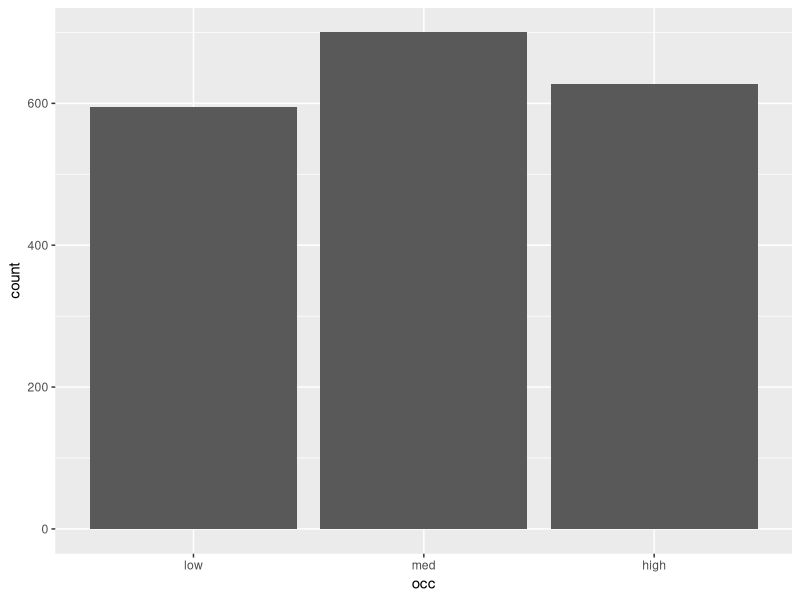
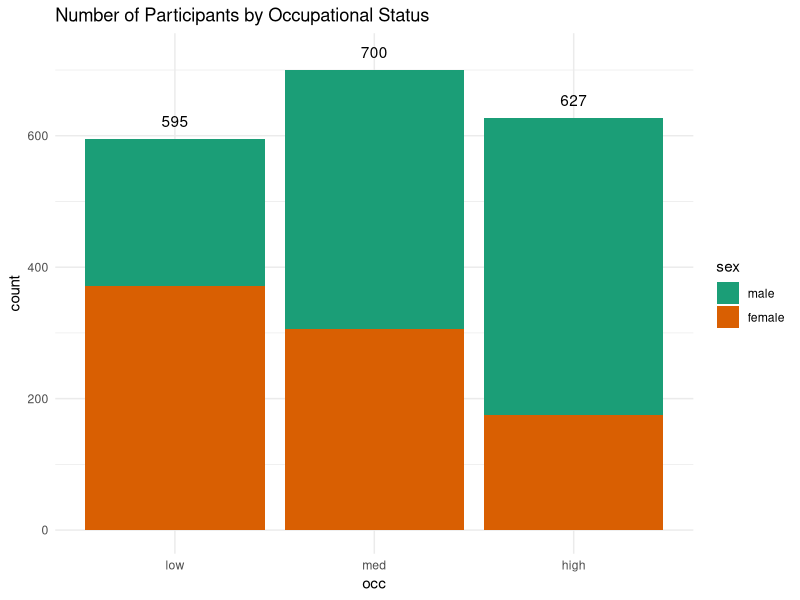
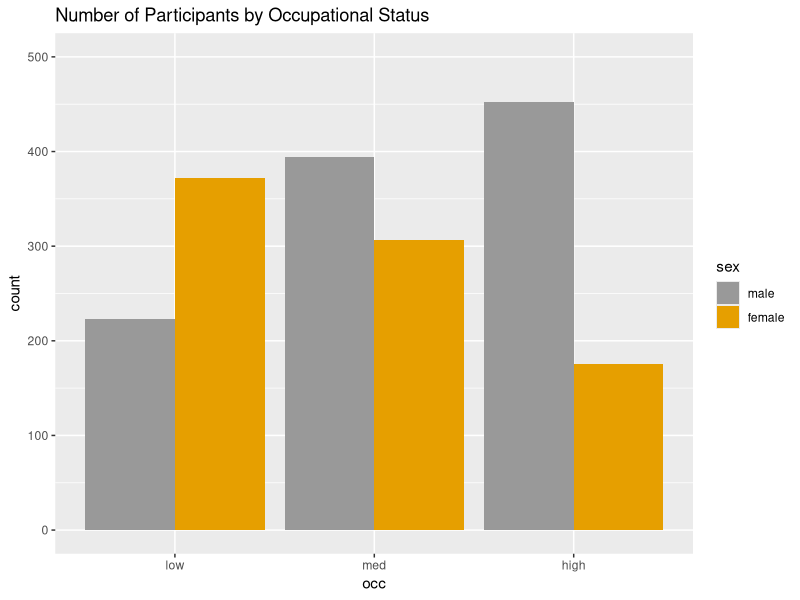
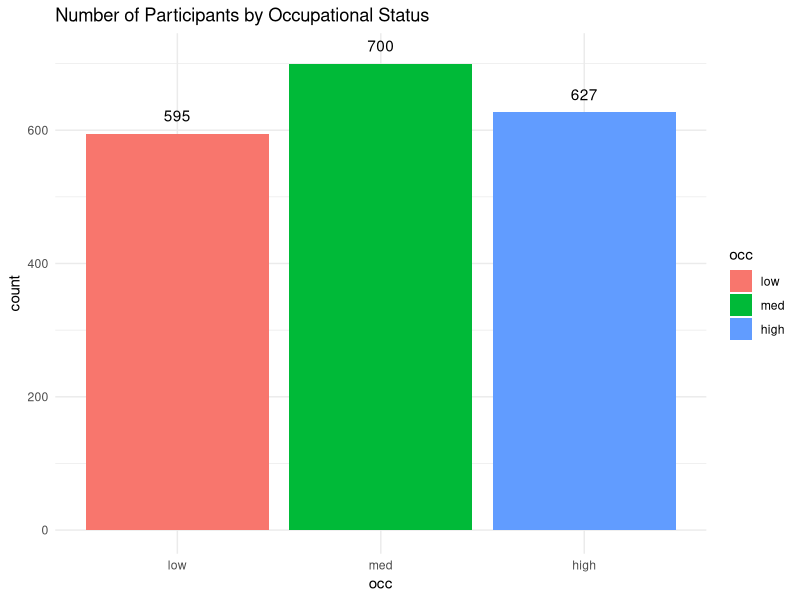
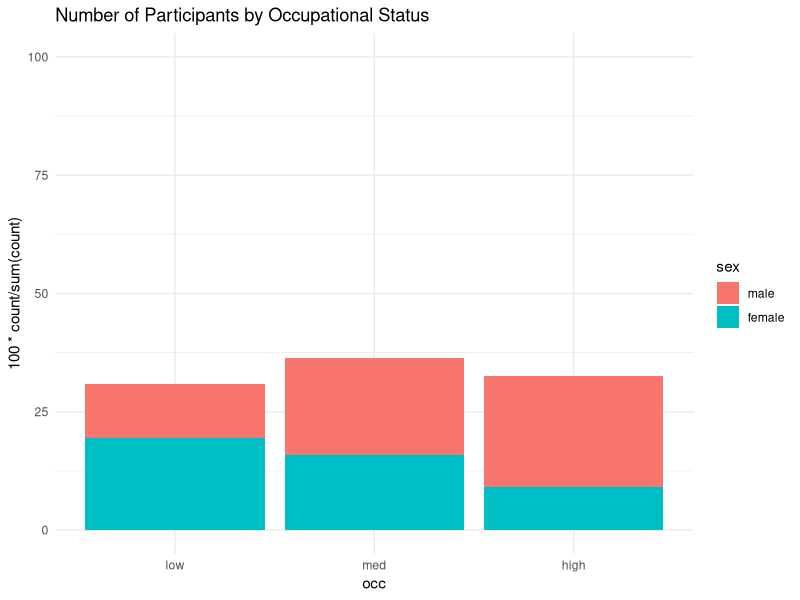
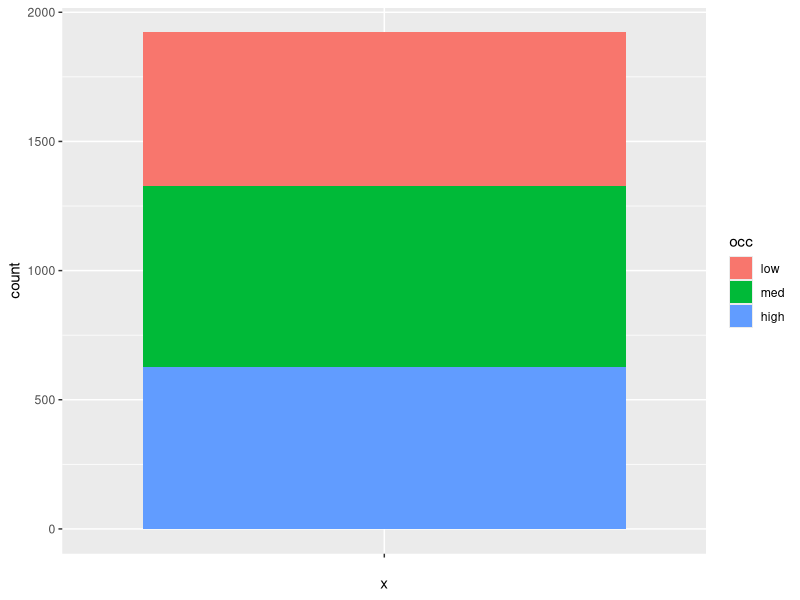
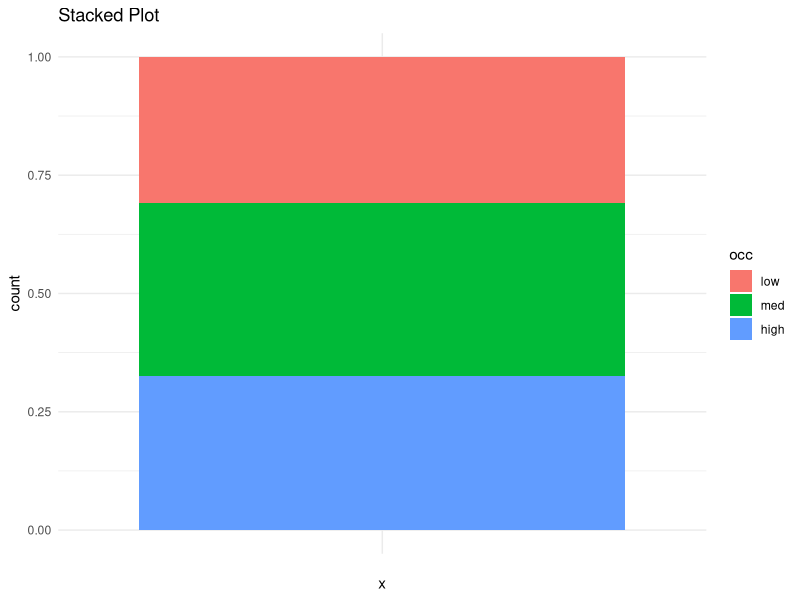
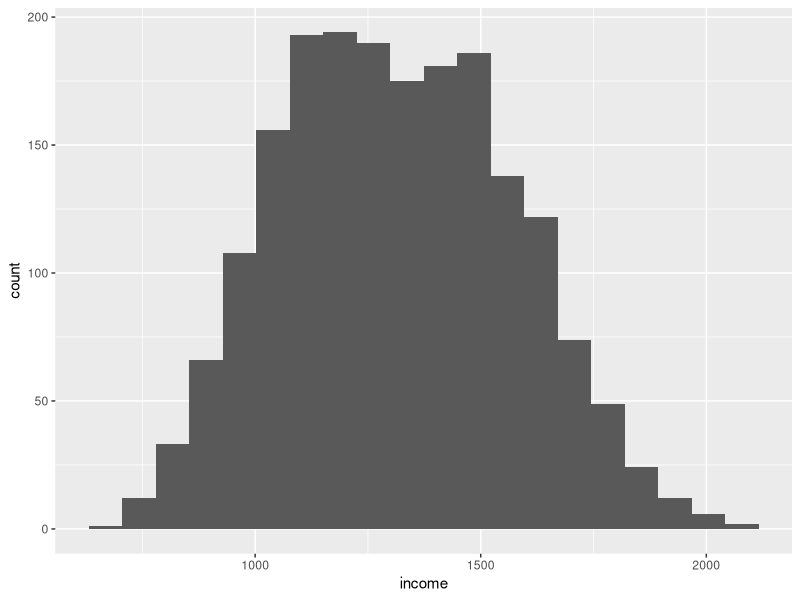

Write R code to recreate these figures, in order.
## ---- chunk 1
# import packages
library(tidyverse)
## ---- chunk 2
# Read in income data
df <- read_csv('data.csv')
head(df)
## ---- chunk 3
# summary of data
str(df)
## ---- chunk 4
# change order of factor levels for 'occ' and 'edu' to be low, med, high
df$occ <- factor(df$occ, levels = c('low', 'med', 'high'))
df$edu <- factor(df$edu, levels = c('low', 'med', 'high'))
## ---- chunk 5
# change 'sex' variable to male & female
df$sex <- factor(df$sex, levels = c('m', 'f'), labels = c('male', 'female'))
## ---- chunk 6
# create a bar plot that counts people with low, medium, and high occupation status respectively

ggplot(df, aes(occ)) + 
  geom_bar()
## ---- chunk 7
# Add a title, color, and theme, differentiate by sex, and total count labels over the bars (don't be afraid to google)

ggplot(df, aes(occ)) +
  geom_bar(aes(fill = sex)) + 
  geom_text(stat = 'count', aes(label = ..count.. ), vjust = -1) +
  ylim(0, 720) +
  labs(
    title = 'Number of Participants by Occupational Status',
    xlab = 'Occupational Status', 
    ylab = 'Count') +
  scale_fill_brewer(palette= 'Dark2') +
  theme_minimal()

## ---- chunk 8
# unstack the bars, which do you think is a better graph?
# use scale_fill_manual to set your colors

ggplot(df, aes(occ)) +
  geom_bar(aes(fill = sex), position = 'dodge') + 
  geom_text(stat = 'count', aes(label = ..count.. )) +
  ylim(0, 500) +
  labs(
    title = 'Number of Participants by Occupational Status',
    xlab = 'Occupational Status', 
    ylab = 'Count') +
  scale_fill_manual(values=c("#999999", "#E69F00"))
  theme_minimal()
## ---- chunk 9
# Make the same graph with precomputed data (will need to consider changing default settings)

occ_counted <- df %>% count(occ, name = 'count') 
occ_counted

ggplot(occ_counted, aes(occ, count)) + 
  geom_bar(aes(fill = occ), stat = 'identity') +
  geom_text(aes(label = count ), vjust = -1) +
  ylim(0, 710) +
  labs(
    title = 'Number of Participants by Occupational Status',
    xlab = 'Occupational Status', 
    ylab = 'Count') +
  theme_minimal() 
## ---- chunk 10
# look up the function after_stat()
# create the same bar graph using percents on the y axis (use data 'df')
# update the y axis label

ggplot(df, aes(occ, y = after_stat(100 * count/sum(count)))) + 
  geom_bar(aes(fill = sex)) +
  ylim(0, 100) +
  labs(
    title = 'Number of Participants by Occupational Status',
    xlab = 'Occupational Status', 
    ylab = 'Percent of Total') +
  theme_minimal() 
## ---- chunk 11
# stacked plot with frequencies; used data occ_counted)
ggplot(occ_counted, aes(x = '', y = count, fill = occ)) + 
  geom_bar(stat = "identity")
## ---- chunk 12
# Try to make this plot better by using position = 'fill'
# Change your labels appropiately

ggplot(occ_counted, aes(x = '', y = count, fill = occ)) + 
  geom_bar(stat = "identity", position = 'fill') +
  labs(
    title = 'Stacked Plot', 
    xlab = 'Occupation', 
    ylab = 'Proportion') +
  theme_minimal()
  
## ---- chunk 13
# Draw a histogram with the variable income
ggplot(df, aes(income)) + 
  geom_histogram(bins = 20) + 
  theme_gray()
## ---- chunk 14
# plot a density plot of income

ggplot(df, aes(income)) + 
  geom_density() + 
  theme_minimal()
## ---- chunk 15
# Graph the histogram and density plot together
ggplot(df, aes(x = income, y=..density..)) + 
  geom_histogram(bins=20, fill = 'white', color = 'gray') + 
  geom_density(aes(x = income), col="red") + 
  theme_minimal()
## ---- chunk 16
# Create a histogram separated by sex
ggplot(df, aes(income, fill = sex)) + 
  geom_histogram(bins=20, alpha=0.7) + 
  theme_bw()
## ---- chunk 17
# create a boxplot for income
ggplot(df, aes(x = income)) + 
  geom_boxplot() + 
  theme_bw()
## ---- chunk 18
#Remove everything on the y-axis including the texts and tick marks

ggplot(df, aes(x = income)) + 
  geom_boxplot() + 
  theme_bw() +
  theme(axis.text.y=element_blank(),
        axis.ticks.y=element_blank())
## ---- chunk 19
# Separate by sex
ggplot(df, aes(x = income, y = sex)) + 
  geom_boxplot() + 
  theme_bw()
## ---- chunk 20
# Create a violin plot of income separated by sex
ggplot(df, aes(x = sex, y = income)) + 
  geom_violin() + 
  theme_bw()
## ---- chunk 21
# overlay the data points and color by education

ggplot(df, aes(x = sex, y = income)) + 
  geom_violin() + 
  geom_jitter(width = 0.1, height = 0.1, alpha = 0.2, aes(color = edu)) + 
  theme_bw()
## ---- chunk 22
# Create a scatterplot of income vs age
ggplot(df, aes(x = age, y = income)) + 
  geom_point() + 
  theme_bw()
## ---- chunk 23
# It is hard to see the individual data points. Plot two ways to make it easy to see individual points

# with alpha
ggplot(df, aes(x = age, y = income)) + 
  geom_point(alpha=0.3) + 
  theme_bw()
## ---- chunk 24
# with jitter
ggplot(df, aes(x = age, y = income)) + 
  geom_point() + 
  geom_jitter() +
  theme_bw()
## ---- chunk 25
# show 2 ways to differentiate the points by sex

# by color
ggplot(df, aes(x = age, y = income, col=sex)) + 
  geom_point(alpha=0.3) + 
  theme_bw()
## ---- chunk 26
# with shape
ggplot(df, aes(x = age, y = income, shape=sex)) + 
  geom_point(alpha=0.3) + 
  theme_bw()
## ---- chunk 27
# use faceting to separate scatter plot by sex
ggplot(df, aes(x = age, y = income)) + 
  geom_point(alpha = 0.3) + 
  facet_wrap(~ sex)
## ---- chunk 28
# use faceting to separate by sex and edu using facet_wrap()
ggplot(df, aes(x = age, y = income)) + 
  geom_point(alpha = 0.3) + 
  facet_wrap(sex ~ edu)
## ---- chunk 29
# use faceting to separate by sex and edu using facet_grid()
ggplot(df, aes(x = age, y = income)) + 
  geom_point(alpha = 0.3) + 
  facet_grid(sex ~ edu)
## ---- chunk 30
# With extra time, go back through charts and practice changing colors, themes, labels, etc...
